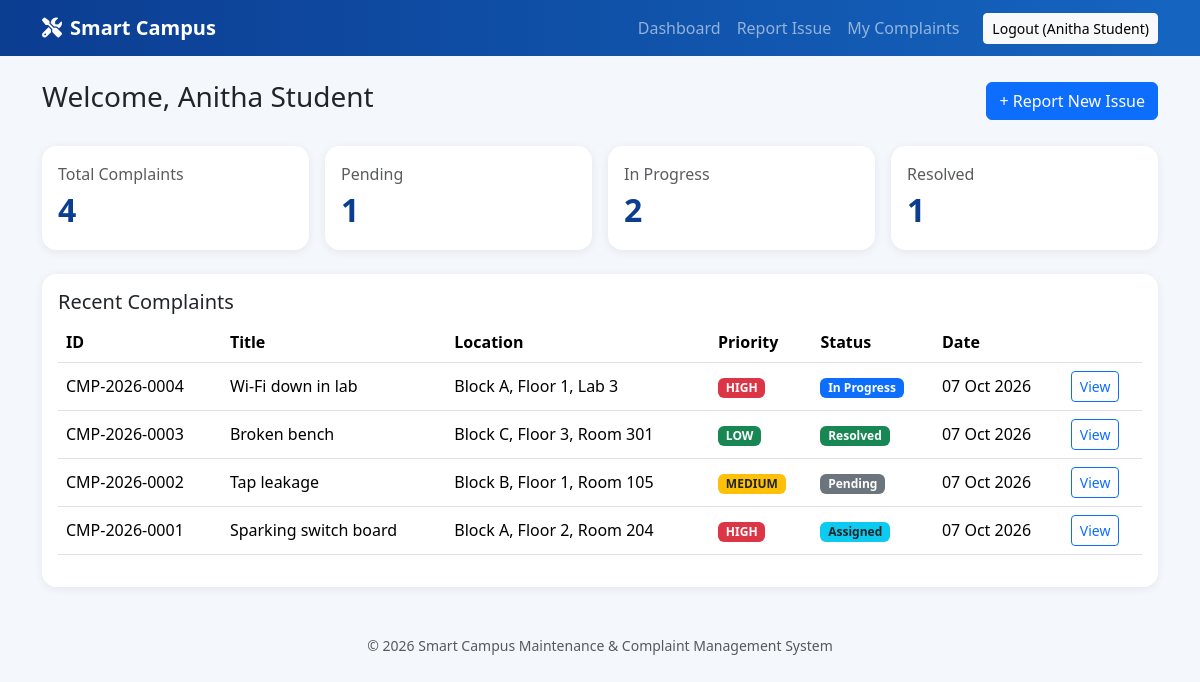
Page /user/dashboard.php (signed in) on the committed database.
### tables this page shows
CREATE TABLE complaints(id INT AUTO_INCREMENT PRIMARY KEY,user_id INT NOT NULL,category VARCHAR(40),title VARCHAR(150),description TEXT,location VARCHAR(150),severity ENUM('Low','Medium','High'),priority ENUM('LOW','MEDIUM','HIGH'),image VARCHAR(255),status ENUM('Pending','Assigned','In Progress','Resolved','Closed') DEFAULT 'Pending',created_at TIMESTAMP DEFAULT CURRENT_TIMESTAMP,updated_at TIMESTAMP DEFAULT CURRENT_TIMESTAMP ON UPDATE CURRENT_TIMESTAMP,FOREIGN KEY(user_id) REFERENCES users(id) ON DELETE CASCADE);

### user/dashboard.php (the view)
<?php require '../includes/auth.php';require_role('user');$u=$_SESSION['uid'];
$st=$db->prepare("SELECT COUNT(*) t,SUM(status='Pending') p,SUM(status IN('Assigned','In Progress')) ip,SUM(status IN('Resolved','Closed')) r FROM complaints WHERE user_id=?");
$st->bind_param('i',$u);$st->execute();$s=$st->get_result()->fetch_assoc();
$st=$db->prepare('SELECT * FROM complaints WHERE user_id=? ORDER BY id DESC LIMIT 5');$st->bind_param('i',$u);$st->execute();$rows=$st->get_result();
$title='Dashboard';include '../includes/header.php';?>
<div class="d-flex justify-content-between align-items-center mb-4"><h3>Welcome, <?=e($_SESSION['name'])?></h3><a class="btn btn-primary" href="submit_complaint.php">+ Report New Issue</a></div>
<div class="row g-3 mb-4"><?php foreach([['Total Complaints',$s['t']],['Pending',$s['p']],['In Progress',$s['ip']],['Resolved',$s['r']]] as $c):?>
<div class="col-6 col-md-3"><div class="card p-3"><div class="text-muted"><?=$c[0]?></div><div class="stat"><?=(int)$c[1]?></div></div></div><?php endforeach;?></div>
<div class="card p-3"><h5>Recent Complaints</h5><div class="table-responsive"><table class="table align-middle"><thead><tr><th>ID</th><th>Title</th><th>Location</th><th>Priority</th><th>Status</th><th>Date</th><th></th></tr></thead><tbody>
<?php while($r=$rows->fetch_assoc()):?><tr><td><?=cid($r)?></td><td><?=e($r['title'])?></td><td><?=e($r['location'])?></td><td><?=badge($r['priority'])?></td><td><?=badge($r['status'])?></td><td><?=date('d M Y',strtotime($r['created_at']))?></td><td><a class="btn btn-sm btn-outline-primary" href="complaint_details.php?id=<?=$r['id']?>">View</a></td></tr><?php endwhile;?></tbody></table></div></div>
<?php include '../includes/footer.php';?>

### config/database.php (shortened to what this page needs)
<?php
function e($s){return htmlspecialchars((string)$s,ENT_QUOTES,'UTF-8');}
function cid($c){return 'CMP-'.date('Y',strtotime($c['created_at'])).'-'.str_pad($c['id'],4,'0',STR_PAD_LEFT);}
function badge($t){$m=['HIGH'=>'danger','MEDIUM'=>'warning text-dark','LOW'=>'success','Pending'=>'secondary','Assigned'=>'info text-dark','In Progress'=>'primary','Resolved'=>'success','Closed'=>'dark'];
 return '<span class="badge bg-'.($m[$t]??'secondary').'">'.e($t).'</span>';}

### assets/css/style.css (style rules this page uses)
body { background:#f4f7fb;font-family:'Segoe UI',system-ui,sans-serif }
.card { border:0;border-radius:.9rem;box-shadow:0 2px 10px rgba(0,0,0,.07);transition:.25s }
.stat { font-size:2rem;font-weight:700;color:#0b3d91 }

### rows in the picture
complaints: cid($r) "CMP-2026-0004", title "Wi-Fi down in lab", location "Block A, Floor 1, Lab 3", priority "HIGH In Progress", created_at "07 Oct 2026"
complaints: cid($r) "CMP-2026-0003", title "Broken bench", location "Block C, Floor 3, Room 301", priority "LOW Resolved", created_at "07 Oct 2026"
complaints: cid($r) "CMP-2026-0002", title "Tap leakage", location "Block B, Floor 1, Room 105", priority "MEDIUM Pending", created_at "07 Oct 2026"
complaints: cid($r) "CMP-2026-0001", title "Sparking switch board", location "Block A, Floor 2, Room 204", priority "HIGH Assigned", created_at "07 Oct 2026"

### other values in the picture
$_SESSION['name'] "Anitha Student"
$c[0] "Total Complaints"
$c[1] "4"
$c[0] "Pending"
$c[1] "1"
$c[0] "In Progress"
$c[1] "2"
$c[0] "Resolved"
